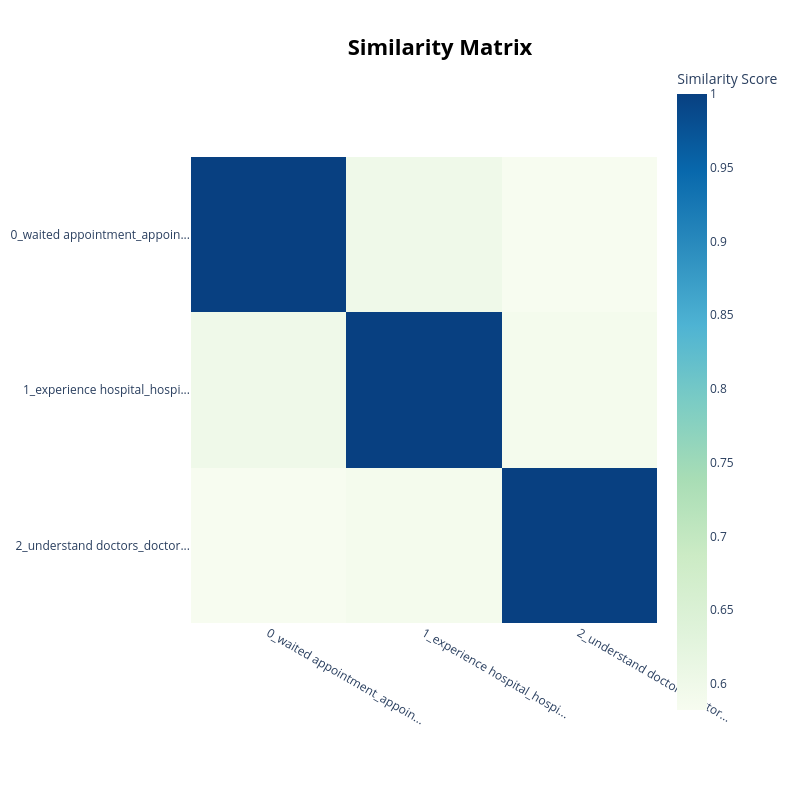

Here is the notebook cell this chart was saved with:
### Code cell
topic_model.visualize_heatmap()

### Figure 1 — Plotly figure (JSON) as saved in the notebook; plotly's stock layout.template omitted (floating-point values rounded to 4 significant figures)
{"data": [{"coloraxis": "coloraxis", "hovertemplate": "x: %{x}<br>y: %{y}<br>Similarity Score: %{z}<extra></extra>", "name": "0", "type": "heatmap", "x": ["0_waited appointment_appoin...", "1_experience hospital_hospi...", "2_understand doctors_doctor..."], "xaxis": "x", "y": ["0_waited appointment_appoin...", "1_experience hospital_hospi...", "2_understand doctors_doctor..."], "yaxis": "y", "z": [[1.0, 0.6001, 0.5823], [0.6001, 1.0, 0.59], [0.5823, 0.59, 1.0]]}], "layout": {"coloraxis": {"colorbar": {"title": {"text": "Similarity Score"}}, "colorscale": [[0, "rgb(247,252,240)"], [0.125, "rgb(224,243,219)"], [0.25, "rgb(204,235,197)"], [0.375, "rgb(168,221,181)"], [0.5, "rgb(123,204,196)"], [0.625, "rgb(78,179,211)"], [0.75, "rgb(43,140,190)"], [0.875, "rgb(8,104,172)"], [1, "rgb(8,64,129)"]]}, "height": 800, "hoverlabel": {"bgcolor": "white", "font": {"family": "Rockwell", "size": 16}}, "legend": {"title": {"text": "Trend"}}, "margin": {"t": 60}, "showlegend": true, "title": {"font": {"color": "Black", "size": 22}, "text": "<b>Similarity Matrix</b>", "x": 0.55, "xanchor": "center", "y": 0.95, "yanchor": "top"}, "width": 800, "xaxis": {"anchor": "y", "constrain": "domain", "domain": [0, 1], "scaleanchor": "y"}, "yaxis": {"anchor": "x", "autorange": "reversed", "constrain": "domain", "domain": [0, 1]}}}
